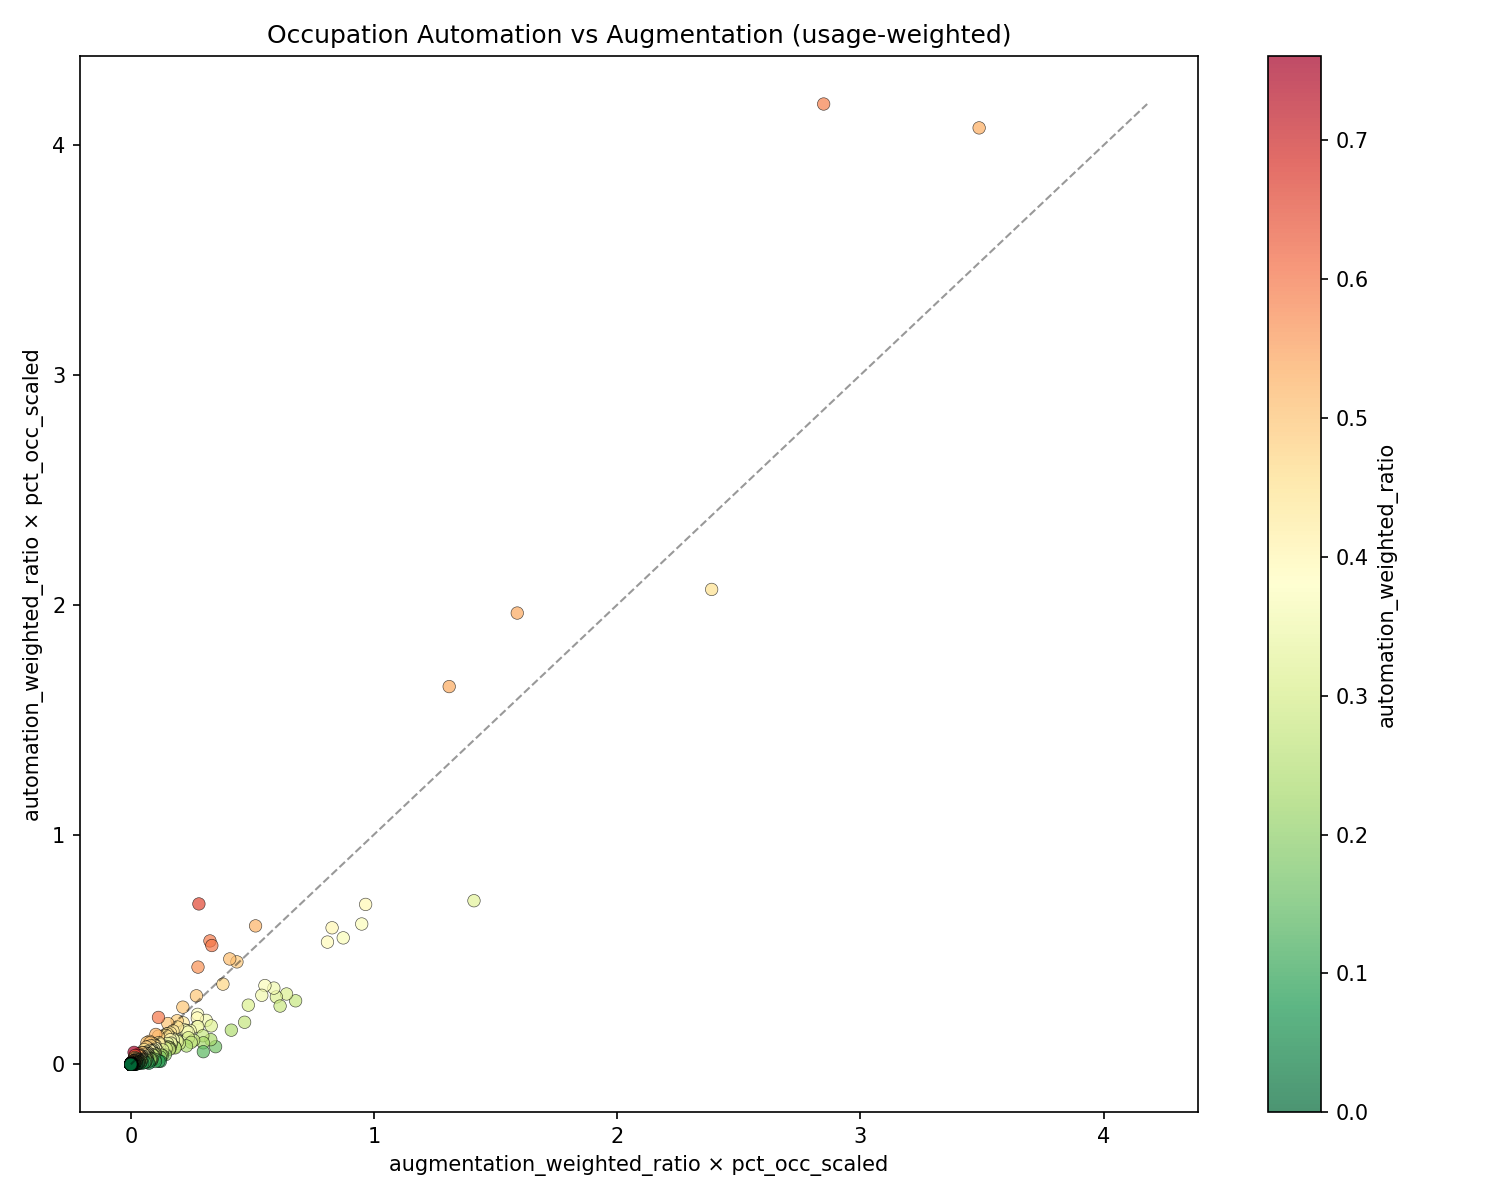

This chart was generated by the following Python code:
import pandas as pd
import matplotlib
matplotlib.use("Agg")
import matplotlib.pyplot as plt

df = pd.read_csv("anthropic/occupation_automation_augmentation_data.csv")

df["augmentation_scaled"] = df["augmentation_weighted_ratio"] * df["pct_occ_scaled"]
df["automation_scaled"] = df["automation_weighted_ratio"] * df["pct_occ_scaled"]

fig, ax = plt.subplots(figsize=(10, 8))
sc = ax.scatter(
    df["augmentation_scaled"],
    df["automation_scaled"],
    c=df["automation_weighted_ratio"],
    cmap="RdYlGn_r",
    alpha=0.7,
    edgecolors="k",
    linewidths=0.3,
)
plt.colorbar(sc, label="automation_weighted_ratio")
max_val = max(df["augmentation_scaled"].max(), df["automation_scaled"].max())
ax.plot([0, max_val], [0, max_val], "k--", alpha=0.4, linewidth=1)
ax.set_xlabel("augmentation_weighted_ratio × pct_occ_scaled")
ax.set_ylabel("automation_weighted_ratio × pct_occ_scaled")
ax.set_title("Occupation Automation vs Augmentation (usage-weighted)")
plt.tight_layout()
plt.savefig("anthropic/scatter.png", dpi=150)
print("Saved to anthropic/scatter.png")

# Filtered version: clip to 95th percentile on both axes
p95_aug = df["augmentation_scaled"].quantile(0.95)
p95_aut = df["automation_scaled"].quantile(0.95)
df_filt = df[(df["augmentation_scaled"] <= p95_aug) & (df["automation_scaled"] <= p95_aut)]

fig2, ax2 = plt.subplots(figsize=(10, 8))
sc2 = ax2.scatter(
    df_filt["augmentation_scaled"],
    df_filt["automation_scaled"],
    c=df_filt["automation_weighted_ratio"],
    cmap="RdYlGn_r",
    alpha=0.7,
    edgecolors="k",
    linewidths=0.3,
)
plt.colorbar(sc2, label="automation_weighted_ratio")
max_val2 = max(df_filt["augmentation_scaled"].max(), df_filt["automation_scaled"].max())
ax2.plot([0, max_val2], [0, max_val2], "k--", alpha=0.4, linewidth=1)
ax2.set_xlabel("augmentation_weighted_ratio × pct_occ_scaled")
ax2.set_ylabel("automation_weighted_ratio × pct_occ_scaled")
ax2.set_title("Occupation Automation vs Augmentation (usage-weighted, filtered)")
plt.tight_layout()
plt.savefig("anthropic/scatter_filtered.png", dpi=150)
print("Saved to anthropic/scatter_filtered.png")

# Augmentation-colored versions
fig3, ax3 = plt.subplots(figsize=(10, 8))
sc3 = ax3.scatter(
    df["augmentation_scaled"],
    df["automation_scaled"],
    c=df["augmentation_weighted_ratio"],
    cmap="RdYlGn_r",
    alpha=0.7,
    edgecolors="k",
    linewidths=0.3,
)
plt.colorbar(sc3, label="augmentation_weighted_ratio")
ax3.plot([0, max_val], [0, max_val], "k--", alpha=0.4, linewidth=1)
ax3.set_xlabel("augmentation_weighted_ratio × pct_occ_scaled")
ax3.set_ylabel("automation_weighted_ratio × pct_occ_scaled")
ax3.set_title("Occupation Automation vs Augmentation (usage-weighted, colored by augmentation)")
plt.tight_layout()
plt.savefig("anthropic/scatter_aug.png", dpi=150)
print("Saved to anthropic/scatter_aug.png")

fig4, ax4 = plt.subplots(figsize=(10, 8))
sc4 = ax4.scatter(
    df_filt["augmentation_scaled"],
    df_filt["automation_scaled"],
    c=df_filt["augmentation_weighted_ratio"],
    cmap="RdYlGn_r",
    alpha=0.7,
    edgecolors="k",
    linewidths=0.3,
)
plt.colorbar(sc4, label="augmentation_weighted_ratio")
ax4.plot([0, max_val2], [0, max_val2], "k--", alpha=0.4, linewidth=1)
ax4.set_xlabel("augmentation_weighted_ratio × pct_occ_scaled")
ax4.set_ylabel("automation_weighted_ratio × pct_occ_scaled")
ax4.set_title("Occupation Automation vs Augmentation (usage-weighted, filtered, colored by augmentation)")
plt.tight_layout()
plt.savefig("anthropic/scatter_aug_filtered.png", dpi=150)
print("Saved to anthropic/scatter_aug_filtered.png")
